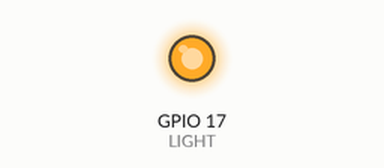
Simulated run of this program. Board: Raspberry Pi (BCM pin numbers). On the bench: output pins drawn as LEDs (lit = HIGH). The clock reads 2024-03-15 10:24:30 at power-on unless the program sets it; the WebIOPi server calls setup() once and loop() repeatedly.

Above: at 0.1 s.
Timing chart, 0 to 1.6 s (numbered marks = the images above):
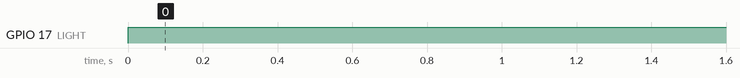

The program:

script.py
```python
import webiopi
import datetime

GPIO = webiopi.GPIO

LIGHT = 17 # GPIO pin using BCM numbering

HOUR_ON  = 8  # Turn Light ON at 08:00
HOUR_OFF = 18 # Turn Light OFF at 18:00

# setup function is automatically called at WebIOPi startup
def setup():
    # set the GPIO used by the light to output
    GPIO.setFunction(LIGHT, GPIO.OUT)

    # retrieve current datetime
    now = datetime.datetime.now()

    # test if we are between ON time and tun the light ON
    if ((now.hour >= HOUR_ON) and (now.hour < HOUR_OFF)):
        GPIO.digitalWrite(LIGHT, GPIO.HIGH)

# loop function is repeatedly called by WebIOPi
def loop():
    # retrieve current datetime
    now = datetime.datetime.now()

    # toggle light ON all days at the correct time
    if ((now.hour == HOUR_ON) and (now.minute == 0) and (now.second == 0)):
        if (GPIO.digitalRead(LIGHT) == GPIO.LOW):
            GPIO.digitalWrite(LIGHT, GPIO.HIGH)

    # toggle light OFF
    if ((now.hour == HOUR_OFF) and (now.minute == 0) and (now.second == 0)):
        if (GPIO.digitalRead(LIGHT) == GPIO.HIGH):
            GPIO.digitalWrite(LIGHT, GPIO.LOW)

    # gives CPU some time before looping again
    webiopi.sleep(1)

# destroy function is called at WebIOPi shutdown
def destroy():
    GPIO.digitalWrite(LIGHT, GPIO.LOW)

# a simple macro without argument
# returns ON;OFF hours
@webiopi.macro
def getLightHours():
    return "%d;%d" % (HOUR_ON, HOUR_OFF)

# a macro with two arguments
# set ON, OFF hours
# returns ON;OFF hours
@webiopi.macro
def setLightHours(on, off):
    global HOUR_ON, HOUR_OFF
    HOUR_ON = int(on)
    HOUR_OFF = int(off)
    return getLightHours()
```

Measured:
- by itself, GPIO 17 (LIGHT): LOW → HIGH at 0.00 s
